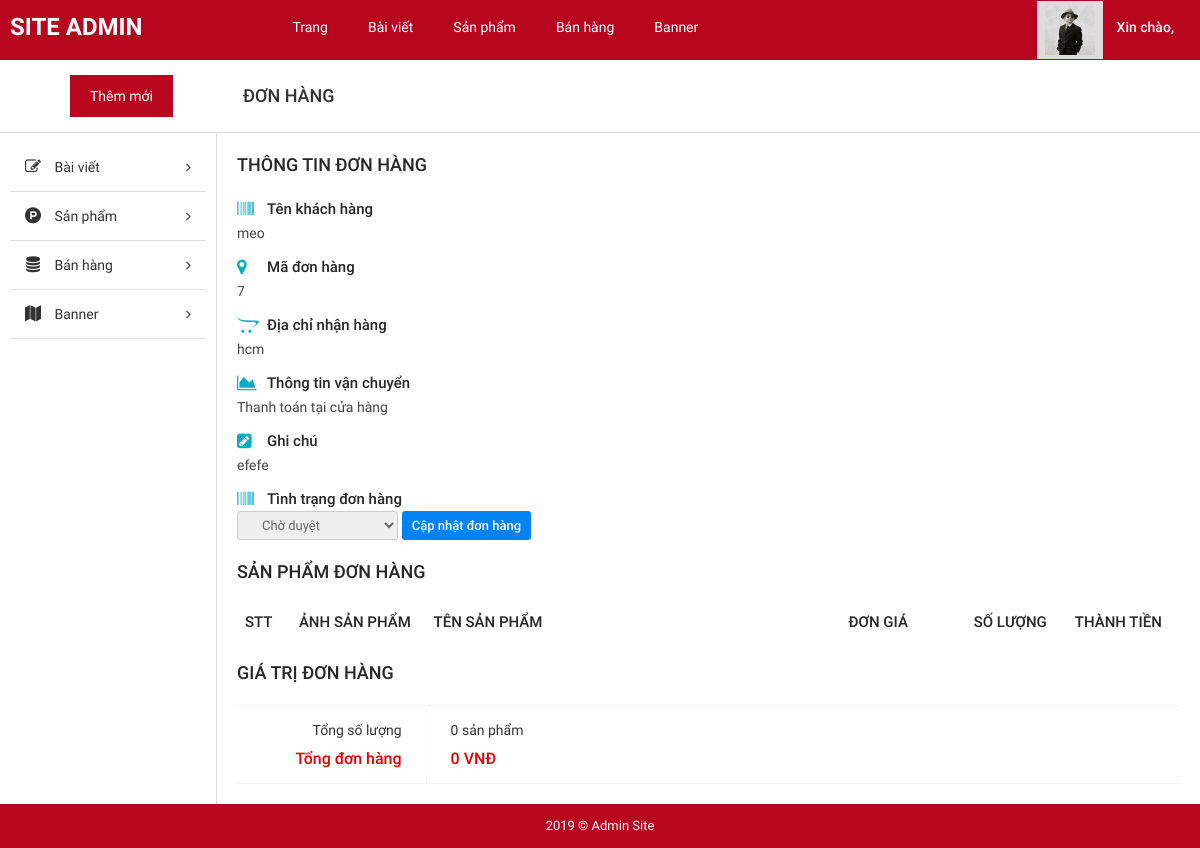
Screenshot of /admin/?page=detail_order&id=7 (signed in) with the database file from the repository.
### tables this page shows
CREATE TABLE `tbl_oder` (
  `id` int(11) UNSIGNED NOT NULL,
  `diachi` varchar(200) NOT NULL,
  `tongtien` float NOT NULL,
  `tenkhachhang` varchar(50) NOT NULL,
  `email` varchar(20) NOT NULL,
  `phone` varchar(10) NOT NULL,
  `note` varchar(500) DEFAULT NULL,
  `hinhthuc` varchar(100) NOT NULL,
  `tinhtrang` varchar(100) DEFAULT NULL
);

### admin/pages/detail_order.php (the view, shortened to what this page needs)
<?php
   $tongsoluong=0;
   ?>
<div id="main-content-wp" class="list-product-page">
   <div class="section" id="title-page">
      <div class="clearfix">
         <a href="?page=add_product" title="" id="add-new" class="fl-left">Thêm mới</a>
         <h3 id="index" class="fl-left">Đơn hàng</h3>
      </div>
   </div>
   <div class="wrap clearfix">
      <?php require 'inc/sidebar.php'; ?>
      <div id="content" class="detail-exhibition fl-right">
         <div class="section" id="info">
            <div class="section-head">
               <h3 class="section-title">Thông tin đơn hàng</h3>
            </div>
            <?php
                include("../config/dbconfig.php");
                $id = $_GET["id"];
                $sql = "select * from tbl_oder where id = ".$id;
                $run = mysqli_query($conn, $sql);
                         while ($row = mysqli_fetch_array($run)) {
               ?>
            <ul class="list-item">
               <li>
                  <h3 class="title">Tên khách hàng</h3>
                  <span class="detail"><?php echo $row["tenkhachhang"];?></span>
               </li>
               <li>
                  <h3 class="title">Mã đơn hàng</h3>
                  <span class="detail"><?php echo $row["id"];?></span>
               </li>
               <li>
                  <h3 class="title">Địa chỉ nhận hàng</h3>
                  <span class="detail"><?php echo $row["diachi"];?></span>
               </li>
               <li>
                  <h3 class="title">Thông tin vận chuyển</h3>
                  <span class="detail"><?php echo $row["hinhthuc"];?></span>
               </li>
               <li>
                  <h3 class="title">Ghi chú</h3>
                  <span class="detail"><?php echo $row["note"];?></span>
               </li>
               <form method="POST" action="">
                  <li>
                     <h3 class="title">Tình trạng đơn hàng</h3>
                     <select name="status">
                     <?php
                        $lst = array(
                            "Chờ duyệt",
                            "Đang vận chuyển",
                            "Thành công"
                        );
                        for ($i = 0; $i < count($lst); $i++) {
                            if ($lst[$i] == $row['tinhtrang']) {
                                echo "<option value='$lst[$i]' selected='selected'>$lst[$i]</option>";
                            } else {
                                echo "<option value='$lst[$i]'>$lst[$i]</option>";
                            }
                        }
                        ?>                           </select>
                     <input type="submit" name="sm_status" value="Cập nhật đơn hàng">
                  </li>
               </form>
            </ul>
         </div>
         <div class="section">
            <div class="section-head">
               <h3 class="section-title">Sản phẩm đơn hàng</h3>
            </div>
            <div class="table-responsive">
               <table class="table info-exhibition">
                  <thead>
                     <tr>
                        <td class="thead-text">STT</td>
                        <td class="thead-text">Ảnh sản phẩm</td>
                        <td class="thead-text">Tên sản phẩm</td>
                        <td class="thead-text">Đơn giá</td>
                        <td class="thead-text">Số lượng</td>
                        <td class="thead-text">Thành tiền</td>
                     </tr>
                  </thead>
               </table>
            </div>
         </div>
         <div class="section">
            <h3 class="section-title">Giá trị đơn hàng</h3>
            <div class="section-detail">
               <ul class="list-item clearfix">
                  <li>
                     <span class="total-fee">Tổng số lượng</span>
                     <span class="total">Tổng đơn hàng</span>
                  </li>
                  <li>
                     <span class="total-fee"><?php echo $tongsoluong; ?> sản phẩm</span>
                     <span class="total"><?php echo number_format($row['tongtien']); ?> VNĐ</span>
                  </li>
                  <?php } ?>
               </ul>
            </div>
         </div>
      </div>
   </div>
</div>
</div>

### admin/public/css/import/global.css (style rules this page uses)
body { font-family: "Roboto Regular"; font-size: 14px; line-height: 24px; color: #333; }
.fl-left { float: left; }
.fl-right { float: right; }
ul li { list-style: none!important; }
a { text-decoration: none!important; }

### admin/public/css/import/list_post.css (style rules this page uses)
#content { width: 82%; border-left: 1px solid #ddd; padding: 20px; }
#title-page { border-bottom: 1px solid #ddd; }
#add-new { display: inline-block; color: #fff; background: #b7061e; padding: 9px 20px; margin: 15px 70px; }
#index { font-family: 'Roboto Medium'; font-weight: normal; text-transform: uppercase; font-size: 18px; padding: 24px 0px; }

### admin/public/css/import/detail_order.css (style rules this page uses)
.detail-exhibition .section { margin-bottom: 20px; font-size: 15px; }
.detail-exhibition .section:last-child { padding: 0; margin-bottom: 0; }
.detail-exhibition .section .list-item .title, .detail-exhibition .section .section-title { position: relative; padding-left: 30px; color: #272727; font-family: 'Roboto Medium'; }
.detail-exhibition .section .list-item .detail { color: #444; font-size: 14px; }
.detail-exhibition .section .list-item li .title:before { position: absolute; font-family: 'Fontawesome'; top: 0; left: 0; color: #07adc6; font-size: 17px; }
.detail-exhibition .section .list-item li:nth-child(1) .title:before { content: '\f02a'; }
.detail-exhibition .section .list-item li:nth-child(2) .title:before { content: '\f041'; }
.detail-exhibition .section .list-item li:nth-child(3) .title:before { content: '\f23d'; }
.detail-exhibition .section .list-item li:nth-child(4) .title:before { content: '\f1fe'; }
.detail-exhibition .section .list-item li:nth-child(5) .title:before { content: '\f14b'; }
.detail-exhibition .section .section-title { padding: 0; line-height: inherit; border-bottom: none; }
.detail-exhibition .section .section-detail { padding: 0; }
.detail-exhibition .section .section-detail .list-item { border-top: 1px solid #f5f5f5; border-bottom: 1px solid #f5f5f5; }
.detail-exhibition .section .section-detail .list-item li { float: left; padding: 12px 24px; border-left: 1px solid #f5f5f5; }
.detail-exhibition .section .section-detail .list-item li:nth-child(1) { width: 20%; text-align: right; border-left: none; }
.detail-exhibition .section .section-detail .list-item li:nth-child(2) { width: 80%; text-align: left; }
.detail-exhibition .section .section-detail .list-item li span { display: block; padding-bottom: 5px; color: #333; font-size: 14px; }
.detail-exhibition .section .section-detail .list-item li .total { font-size: 16px; color: #e60000; padding-bottom: 0; font-family: 'Roboto Medium'; font-weight: normal; }
.detail-exhibition .info-exhibition thead tr td { color: #272727; font-family: 'Roboto Medium'; font-weight: normal; text-transform: uppercase; }
.detail-exhibition .info-exhibition thead tr td:nth-child(1) { width: 5%; }
.detail-exhibition .info-exhibition thead tr td:nth-child(n+4) { width: 12%; }
.detail-exhibition .info-exhibition tr td:nth-child(2) { width: 15%; text-align: center; }
.detail-exhibition .info-exhibition tr td:nth-child(5) { text-align: center; }
.table { margin-bottom: 0!important; }
.detail-exhibition .section#info .list-item li { margin-bottom: 10px; }
.detail-exhibition .section#info .list-item li:last-child { margin-bottom: 0!important; }
#info select { border: 1px solid #ccc; padding: 5px 20px; font-size: 13px; color: #666; border-radius: 3px; }
#info input[type="submit"] { font-size: 13px; padding: 3px 10px; border: none; background: #0183f3; color: #fff; font-family: 'Roboto Medium'; font-weight: normal; line-height: 23px; border-radius: 3px; }
.detail-exhibition .section .section-title { font-weight: normal; text-transform: uppercase; font-size: 18px; margin-bottom: 20px; }

### rows the page displays
tbl_oder: tenkhachhang "meo", id "7", diachi "hcm", hinhthuc "Thanh toán tại cửa hàng", note "efefe", status "Chờ duyệt", tongtien "0"
